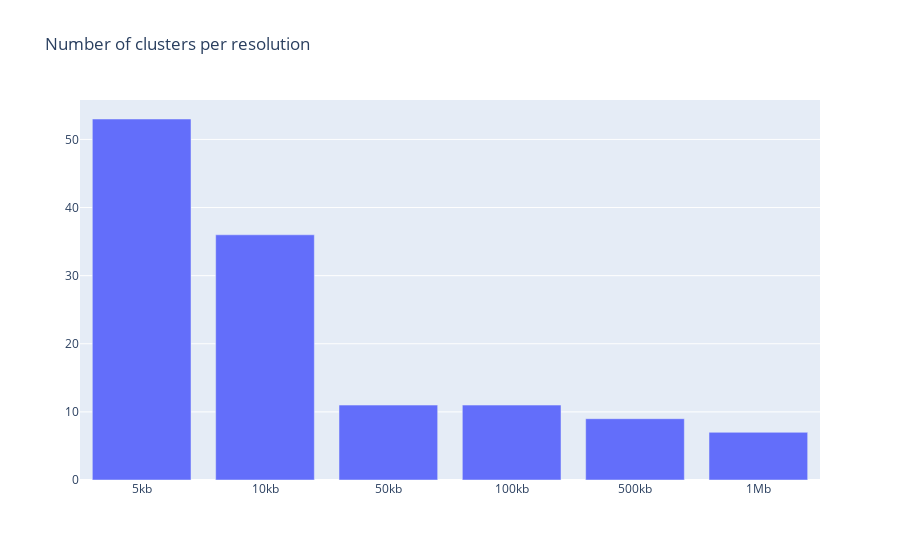

Here is the notebook cell this chart was saved with:
### Code cell
#Plot them 
fig = go.Figure()
fig.add_trace(go.Bar(x=list(CTCF_RESOLUTIONS.keys()), y=list(CTCF_RESOLUTIONS.values()), name="CTCF"))
fig.update_layout(barmode='group', title="Number of clusters per resolution")
fig.show()

#  Save the figure as a svg file
fig.write_image("../analysis_results/ctcf_cluters_resolutions.svg")

### Figure 1 — Plotly figure (JSON) as saved in the notebook; plotly's stock layout.template omitted (floating-point values rounded to 4 significant figures)
{"data": [{"name": "CTCF", "type": "bar", "x": ["5kb", "10kb", "50kb", "100kb", "500kb", "1Mb"], "y": [53, 36, 11, 11, 9, 7]}], "layout": {"barmode": "group", "title": {"text": "Number of clusters per resolution"}}}
